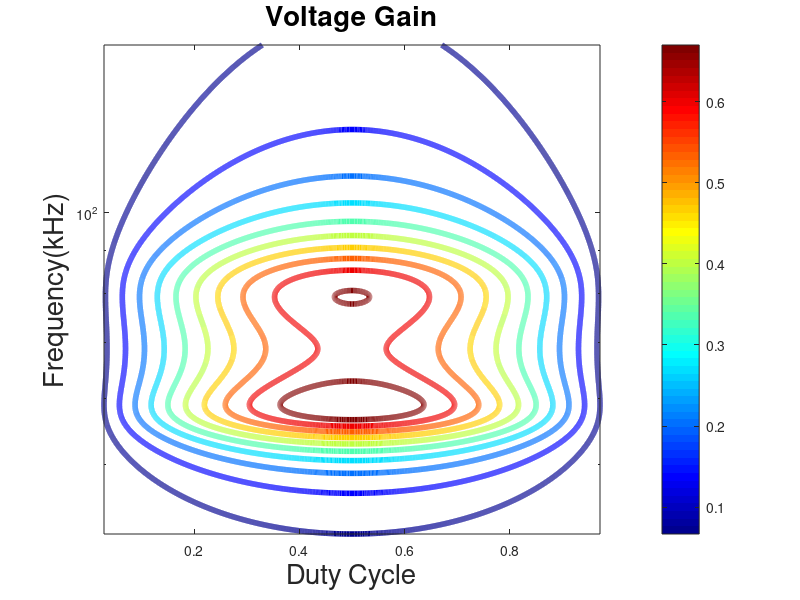

Write the MATLAB code that produced this figure.
%% Analytical model with motor    
%    |--------------|---rp----Cp----Lp'(Lp-M)---|---Ls'(Ls-M)--Cs-|
%    |              |                           |                 |      
%    |          --Lmotor--                      |                 |
% --|V_in|--        |                         --Lm--            --RLoad--
%    |              |                           |                 | 
%    |          --Rmotor--                      |                 |
%    |--------------|---------------------------|-------rs--------|
%
%
%  Create T-model of coupled inductor at steady state
%  Sinosoidal response 
% at above circuit is represented and parameter name
% is given. I give a name Lp' as Lp_p and Ls' as Ls_p. 

Gain=[];
for D=0:0.005:1
k=1;
Vin=4*D.*(sin(k*pi*D)./(k*pi*D)).*exp(-1i*k*pi.*D);
Vin=abs(Vin);
% Vin=1
% f=logspace(4,6,10000);
f=logspace(4.6,5.2,10000);
% f=logspace(0,6,10000);
w=2*pi*f;
% Parameters
rp=0.3; % ohm
rs= 0.3; % ohm 
Lp=205e-6;
Ls=51e-6;
M=41e-6;
RL=8.44;
Cs=115e-9;
Cp=28.5e-9;
Lp_p=Lp-M;
Ls_p=Ls-M;
Rmotor=2;
Lmotor=1e-3;
% Impedance 
Z1= 1i.*w*Ls_p +(RL+rs)- 1i./(w*Cs); %% secondary side
Z2=1i.*w*M; % mutual inductance 
Z3= 1i.*w*Lp_p+rp-1i./(w*Cp); % primary side 
Z12= ((Z1.*Z2)./(Z1+Z2)); %% reflected secondary impedance to primary
Z123=Z12+Z3; %% total impedance 
Z4= 1i.*w*Lmotor +(Rmotor); % motor impedance
Z1234=((Z123.*Z4)./(Z123+Z4)); %

% Ip=Vin./Z123;
Vout=Vin.*(Z12./Z123).*(RL./Z1);
Gain=[Gain;abs(Vout)];

end 

%%

% D=0.5:0.005:0.90;
D=0:0.005:1;
[x,y] = meshgrid(f/1000,D);
% mesh(y,x,Gain)

figure1=figure();
colormap(jet);

% Create axes
axes1 = axes('Parent',figure1);
hold(axes1,'on');
% Create contour
contour(y,x,Gain,'LineWidth',4)

set(gca,'YScale','log')
% Create labels and 
ylabel('Frequency(kHz)','FontSize',20);
xlabel('Duty Cycle','FontSize',20)
title('Voltage Gain','FontSize',20);
%
box(axes1,'on');
axis(axes1,'tight');
hold(axes1,'off');
% Set the remaining axes properties
set(axes1,'BoxStyle','full','Layer','top','YMinorTick','on','YScale','log');
% Create colorbar
colorbar(axes1);

%%
 
% figure();
% plot(f,abs(Vout),'r','LineWidth',2);
% hold on;
% xlabel('Frequency(Hz)','FontSize',20)
% ylabel('Voltage Gain','FontSize',20)
% set(gca,'XScale','log')
% %%
% figure();
% k=1;
% D=0:0.005:1;
% Vout=4*D.*(sin(k*pi*D)./(k*pi*D)).*exp(-1i*k*pi.*D);
% plot(D,abs(Vout),'r','LineWidth',2);
% hold on;
% xlabel('Frequency(Hz)','FontSize',20)
% ylabel('Voltage Gain','FontSize',20)
% % set(gca,'XScale','log')
% 
% %%
% D=0.5:0.005:0.8;
% Co=(2*D-1);
